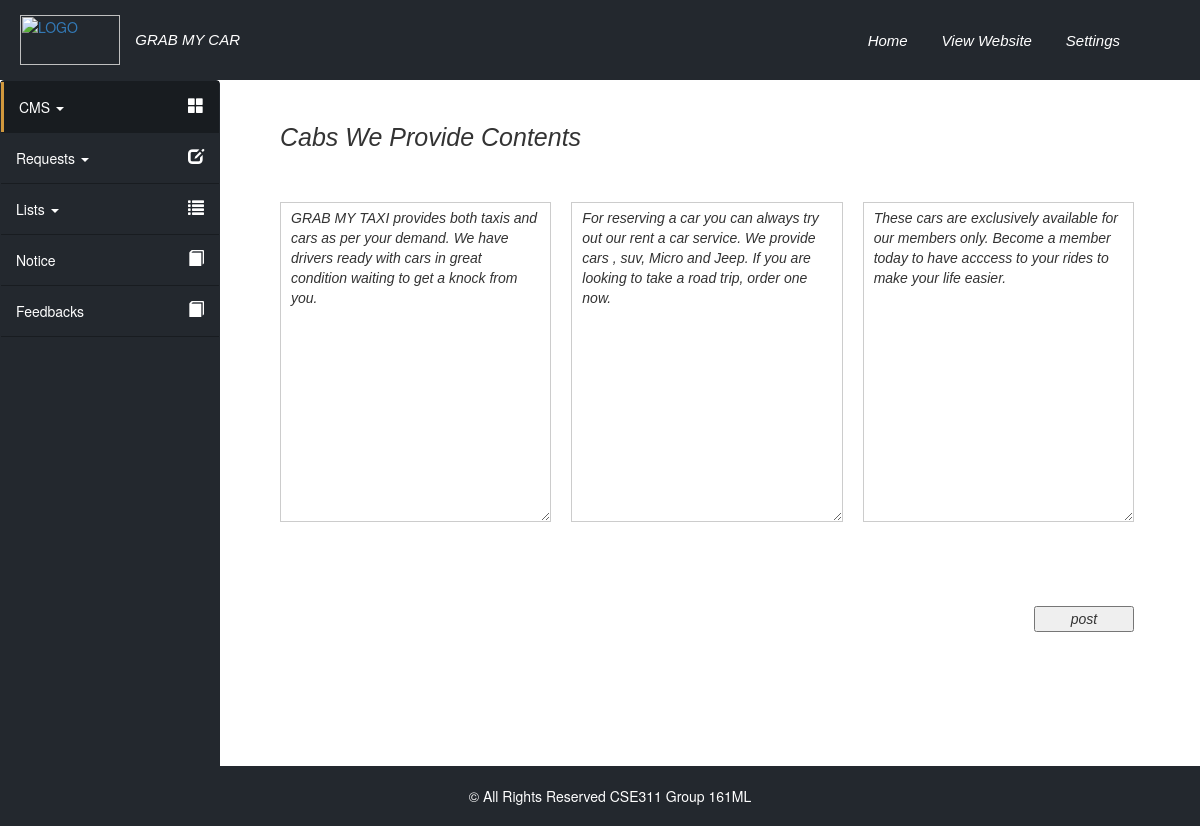
The page /index.php/admin/cabs_we_provide on the database its author committed.
### tables this page shows
CREATE TABLE IF NOT EXISTS `cabs_provide_content` (
  `key_id` int(11) NOT NULL,
  `first_para` text NOT NULL,
  `second_para` text NOT NULL,
  `third_para` text NOT NULL
);

### application/controllers/Admin.php (called while the page is built, shortened)
<?php
class Admin extends CI_Controller {
	public function __construct()
	{
		$this->load->model('cms_model',"cms_m");
		$this->load->model('admin_model',"admin_m");
	}
	public function cabs_we_provide()
	{
		$data['admin_content_view_name']='admin/cms/cabs-we-provide';
		$this->load->view('admin/cms/admin_structure', $data);
	}
}

### index.php (called while the page is built, shortened)
<?php
require_once BASEPATH.'core/CodeIgniter.php';

### application/models/cms_model.php (called while the page is built, shortened)
<?php
class cms_model extends CI_Model {
        public function get_cabs_provide_content_table()
        {
            $query = $this->db->get('cabs_provide_content');
            return $query->result();
        }
}

### application/views/admin/cms/cabs-we-provide.php (the view, shortened to what this page needs)
<div id="right-container">
	<h2>Cabs We Provide Contents</h2>
	<?php foreach ($this->cms_m->get_cabs_provide_content_table() as $row)
	{
	?>
	<form class="safety-certainty-timing" method="post" action="<?php echo site_url('Admin/update_cabs_content/'.$row->key_id);?>">
		<div class="safety-certainty-timing-textarea"><textarea name="paragraph1"><?php echo $row->first_para;?></textarea></div>
		<div class="safety-certainty-timing-textarea"><textarea name="paragraph2"><?php echo $row->second_para;?></textarea></div>
		<div class="safety-certainty-timing-textarea"><textarea name="paragraph3"><?php echo $row->third_para;?></textarea></div>
		<input type="submit" class="custom-button safety-certainty-timing-button" value="post">
		<?php } ?>
	</form>
</div>

### css/custom-style-admin.css (style rules this page uses)
body { margin: 0; padding: 0; }
#right-container { width: calc(100% - 220px); min-height: 576px; height: auto; float: right; padding-left: 5%; padding-top: 2%; margin-top: 80px; font-family: Georgia,sans-serif; font-style: italic; }
#right-container h2 { font-size: 25px; margin-bottom: 50px; text-transform: capitalize; }
.custom-button { margin-top: -7px; float: right; }
form.safety-certainty-timing { float: left; width: 95%; height: auto; position: relative; }
div.safety-certainty-timing-textarea { float: left; width: calc(33.3333333333333% - 20px); height: 450px; margin-right: 20px; overflow: hidden; }
div.safety-certainty-timing-textarea textarea { width: 100%; height: 320px; padding: 5px 10px; border: 1px solid #ccc; }
.safety-certainty-timing-button { position: absolute; bottom: 20px; right: 20px; width: 100px; }

### rows shown on the page
cabs_provide_content: paragraph1 "GRAB MY TAXI provides both taxis and cars as per your demand. We have drivers ready with cars in great condition waiting to get a knock from you.", paragraph2 "For reserving a car you can always try out our rent a car service. We provide cars , suv, Micro and Jeep. If you are looking to take a road trip, order one now.", paragraph3 "These cars are exclusively available for our members only. Become a member today to have acccess to your rides to make your life easier."
